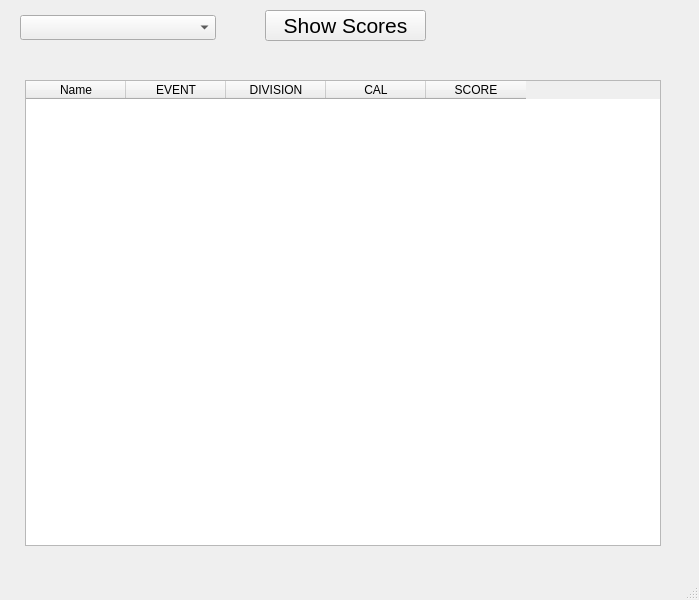
<?xml version="1.0" encoding="UTF-8"?>
<ui version="4.0">
 <class>ViewScoresWindow</class>
 <widget class="QMainWindow" name="ViewScoresWindow">
  <property name="geometry">
   <rect>
    <x>0</x>
    <y>0</y>
    <width>699</width>
    <height>600</height>
   </rect>
  </property>
  <property name="windowTitle">
   <string>View Scores</string>
  </property>
  <widget class="QWidget" name="centralwidget">
   <widget class="QComboBox" name="comboDate">
    <property name="geometry">
     <rect>
      <x>20</x>
      <y>15</y>
      <width>196</width>
      <height>25</height>
     </rect>
    </property>
   </widget>
   <widget class="QPushButton" name="ButtShowScores">
    <property name="geometry">
     <rect>
      <x>265</x>
      <y>10</y>
      <width>161</width>
      <height>31</height>
     </rect>
    </property>
    <property name="font">
     <font>
      <pointsize>16</pointsize>
     </font>
    </property>
    <property name="text">
     <string>Show Scores</string>
    </property>
   </widget>
   <widget class="QWidget" name="verticalLayoutWidget">
    <property name="geometry">
     <rect>
      <x>25</x>
      <y>80</y>
      <width>636</width>
      <height>466</height>
     </rect>
    </property>
    <layout class="QVBoxLayout" name="verticalLayout">
     <item>
      <widget class="QTableWidget" name="tblScores">
       <column>
        <property name="text">
         <string>Name</string>
        </property>
       </column>
       <column>
        <property name="text">
         <string>EVENT</string>
        </property>
       </column>
       <column>
        <property name="text">
         <string>DIVISION</string>
        </property>
       </column>
       <column>
        <property name="text">
         <string>CAL</string>
        </property>
       </column>
       <column>
        <property name="text">
         <string>SCORE</string>
        </property>
       </column>
      </widget>
     </item>
    </layout>
   </widget>
  </widget>
  <widget class="QMenuBar" name="menubar">
   <property name="geometry">
    <rect>
     <x>0</x>
     <y>0</y>
     <width>699</width>
     <height>22</height>
    </rect>
   </property>
  </widget>
  <widget class="QStatusBar" name="statusbar"/>
 </widget>
 <resources/>
 <connections/>
</ui>
